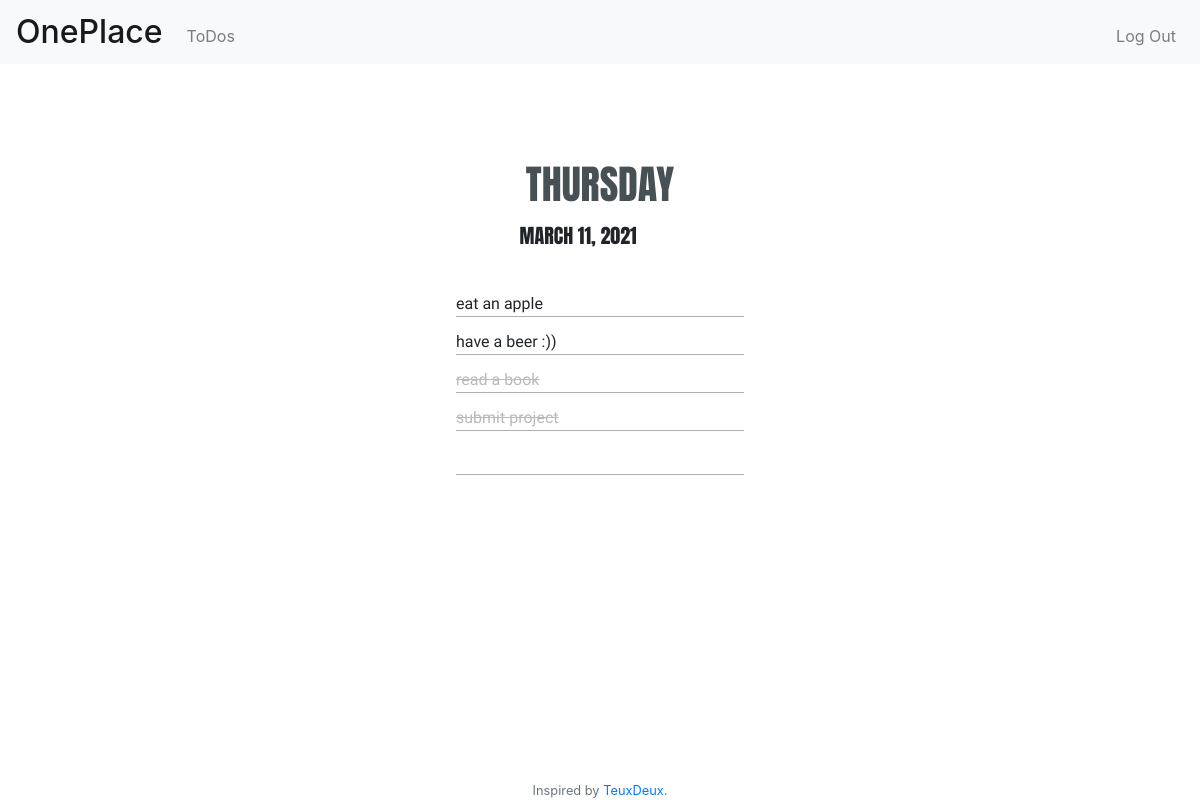
Screenshot of /2021-03-11 (signed in) with the database file from the repository.
### application.py (models this page shows)
class Todos(db.Model):
    id = db.Column(db.Integer, primary_key=True)
    todo = db.Column(db.String(80), nullable=False)
    date = db.Column(db.Date, nullable=False,
        default=datetime.now().date())
    done = db.Column(db.Boolean)
    user_id = db.Column(db.Integer, db.ForeignKey('users.id'),
        nullable=False)

### application.py (the view)
@app.route("/")
@app.route("/<date>")
@login_required
def home(date=now):
    user_id = session.get("user_id")
    date = datetime.strptime(date, '%Y-%m-%d').date()
    session["date"] = date
    if date == now:
        todos = Todos.query.filter_by(user_id=user_id, done=False).all()
        for todo in todos:
            if todo.date < date:
                todo.date = date
        db.session.commit()
    todo_list = Todos.query.filter_by(user_id=user_id, date=date).order_by(Todos.done).all()
    return render_template("home.html", todo_list=todo_list, date=date)

### helpers.py (called while the page is built)
def login_required(f):
    @wraps(f)
    def decorated_function(*args, **kwargs):
        if session.get("user_id") is None:
            return redirect("/welcome")
        return f(*args, **kwargs)
    return decorated_function

### templates/home.html (shortened to what this page needs)
{% extends "z_navbar.html" %}
{% block main %}
<div class="container-fluid d-flex flex-column align-items-center content">
  <p class="h1 sans-serif blue pb-2" id="day"></p>
  <div class="d-inline-flex align-items-baseline">
    <div class="bottom">
      <p class="h5 sans-serif top" id="date-f" onclick="calendar()"></p>
      <form onchange="window.location = '/' + date.value; return false;" class="top">
      </form>
    </div>
  </div>
  <div class="d-inline-flex flex-column align-items-center pt-4">
    {% for todo in todo_list %}
    <div class="d-inline-flex justify-content-between list-row" id="row">
      <a class="nostyle {{'checked' if todo['done']}} serif" href="/check/{{ todo.id }}/{{ date }}">{{ todo.todo }}</a>
    </div>
    {% endfor %}
  </div>
  <form action="/add" method="post">
    <input class="form-control-plaintext list-row serif" type="text" name="todo" autofocus>
  </form>
</div>
{% endblock %}

### static/css/style.css (style rules this page uses)
.serif { font-family: 'Shippori Mincho', serif; }
.sans-serif { font-family: 'Anton', sans-serif; }
.blue { color: rgb(71, 80, 85); }
.content { position: absolute; top: 160px; }
.list-row { border-bottom: .5px solid rgb(175, 175, 175); width: 18rem; outline: none; }
div > .list-row { margin-bottom: .4rem; margin-top: .4rem; }
a.nostyle:link, a.nostyle:visited { text-decoration: inherit; color: inherit; }
.checked { text-decoration: line-through !important; color: rgb(187, 186, 186) !important; }
#row { transition: transform .3s ease-out .05s,-webkit-transform .3s ease-out .05s; }
.bottom { grid-template-columns: 1fr; display: grid; }
.top { grid-area: 1 / 1; border: 0; background: white; }
#date-f { z-index: 9; cursor: pointer; }

### rows the page displays
Todos: todo "eat an apple"
Todos: todo "have a beer :))"
Todos: todo "read a book"
Todos: todo "submit project"
